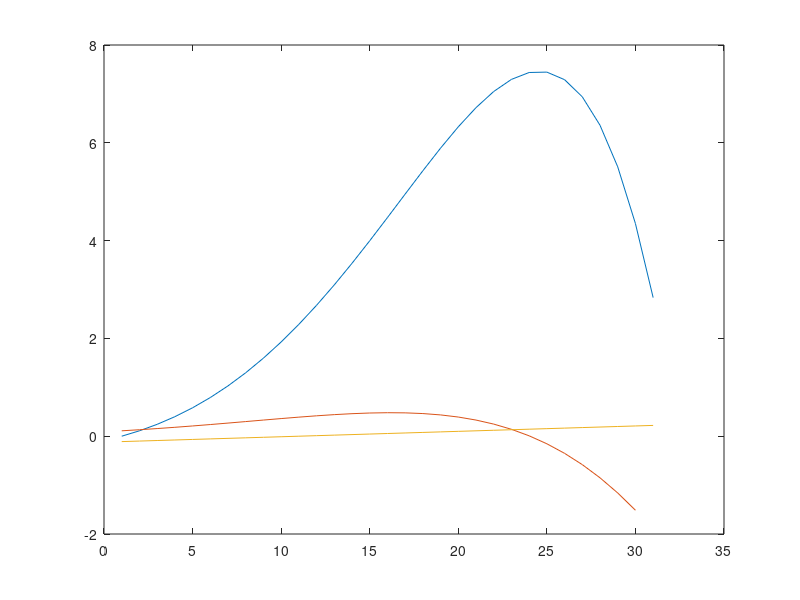

Reproduce this figure in MATLAB.
x = 0:0.1:3;
f=sin(x).*exp(x); % funzione %
d=diff(f); % derivata (= gradiente in una dimensione) %
L1=f(1)+d(1).*(x-1); % modello del primo ordine %
plot(f)
hold on
plot(d)
hold on
plot(L1)

% se mi avvicino ad un punto %
